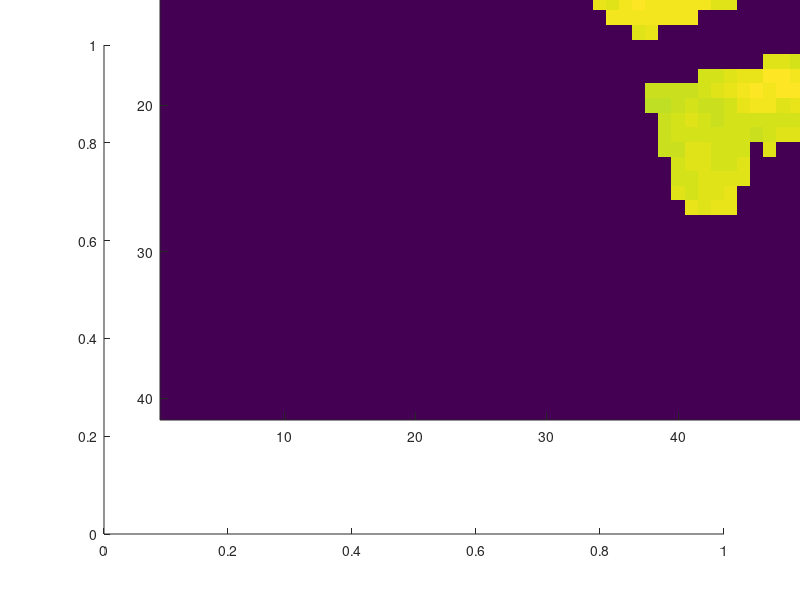

Write the MATLAB code that produced this figure.
close all
load('data3D.mat');
figure( 'Position', [0, 0, 600, 900] ...
        ..., 'visible', 'off'...
        ..., 'Color', 'none'...
        );
hold on
mainPlotPositionX = 0.2;
mainPlotPositionY = 0.3;
mainPlotWidth = 1;
mainPlotHeight = 1;
mainPlot = axes( 'position' ...
        , [mainPlotPositionX mainPlotPositionY mainPlotWidth mainPlotHeight] ...
        , 'Xlim',[0,1], 'Ylim',[0,1] ...
        , 'Color', 'none' ...
        );        
imagesc(data(:,:,10));
hold off;